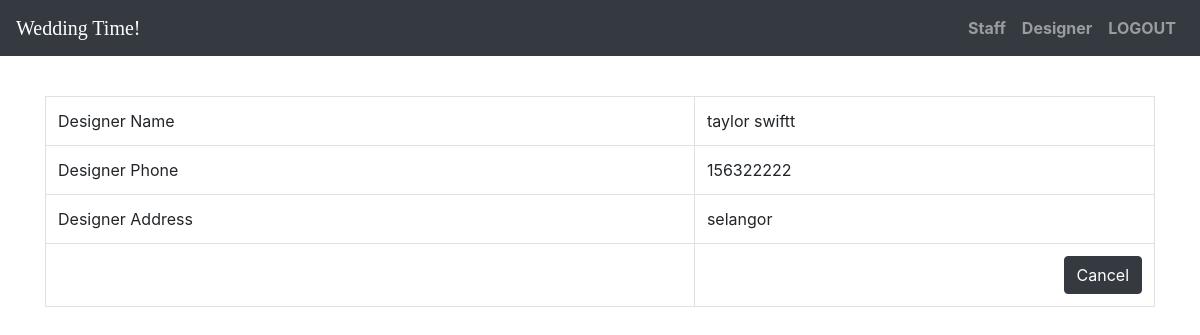
Page /designer/read/3.html on the committed database.
### tables this page shows
CREATE TABLE `designer` (
  `desId` int(128) NOT NULL,
  `desName` varchar(200) NOT NULL,
  `desPhone` int(12) NOT NULL,
  `desAdd` varchar(200) NOT NULL
);

### application/controllers/Designer.php (called while the page is built, shortened)
<?php
class Designer extends CI_Controller
{
    function __construct()
    {
        $this->load->model('Designer_model');
        $this->load->library('form_validation');
    }
    public function read($id)
    {
        $row = $this->Designer_model->get_by_id($id);
        if ($row) {
            $data = array(
                'desId' => $row->desId,
                'desName' => $row->desName,
                'desPhone' => $row->desPhone,
                'desAdd' => $row->desAdd,
            );
            $this->load->view('designer/designer_read', $data);
        } else {
            $this->session->set_flashdata('message', 'Record Not Found');
            redirect(site_url('designer'));
        }
    }
}

### index.php (called while the page is built, shortened)
<?php
require_once BASEPATH.'core/CodeIgniter.php';

### application/models/Designer_model.php (called while the page is built, shortened)
<?php
class Designer_model extends CI_Model
{
    public $table = 'designer';
    public $id = 'desId';
    function get_by_id($id)
    {
        $this->db->where($this->id, $id);
        return $this->db->get($this->table)->row();
    }
}

### application/views/designer/designer_read.php (the view, shortened to what this page needs)
<!DOCTYPE html>
<html lang="en">
<head>
    <link rel="stylesheet" href="https://stackpath.bootstrapcdn.com/bootstrap/4.3.1/css/bootstrap.min.css">
    <link rel="stylesheet" href="path/to/font-awesome/css/font-awesome.min.css">
    <link rel="stylesheet" href="https://use.fontawesome.com/releases/v5.8.1/css/all.css">
</head>
<body>
    <nav class="navbar navbar-expand-lg navbar-dark bg-dark fixed-top">
        <a class="navbar-brand" href="<?= base_url('admindash'); ?>"><span style="color:white;font-family: cursive;">Wedding Time!</span></a>
        <div class="collapse navbar-collapse" id="navbarResponsive">
            <ul class="navbar-nav ml-auto">
                <li class="nav-item">
                    <a class="nav-link" href="<?= base_url('staff'); ?>">Staff</a>
                </li>
                <li class="nav-item">
                    <a class="nav-link" href="<?= base_url('designer'); ?>">Designer</a>
                </li>
                <li class="nav-item">
                    <a class="nav-link" href="<?= base_url('login/logout'); ?>">LOGOUT</a>
                </li>
            </ul>
        </div>
    </nav>
    <br><br><br><br>
    <div class="container">
        <table class="table table-bordered" style="margin-bottom: 10px"">
            <tr>
                <td>Designer Name</td>
                <td><?php echo $desName; ?></td>
            </tr>
            <tr>
                <td>Designer Phone</td>
                <td><?php echo $desPhone; ?></td>
            </tr>
            <tr>
                <td>Designer Address</td>
                <td><?php echo $desAdd; ?></td>
            </tr>
            <tr>
                <td></td>
                <td style=" text-align:right"><a href="<?php echo site_url('designer') ?>" class="btn btn-dark">Cancel</a></td>
            </tr>
        </table>
    </div>
</body>
</html>

### application/views/designer/designer_read.php (style rules this page uses)
body { background-repeat: no-repeat; background-attachment: fixed; background-position: center; }
ul li { list-style: none; }
ul li a { color: black; font-weight: bold; }

### rows in the picture
designer: desName "taylor swiftt", desPhone "156322222", desAdd "selangor"
